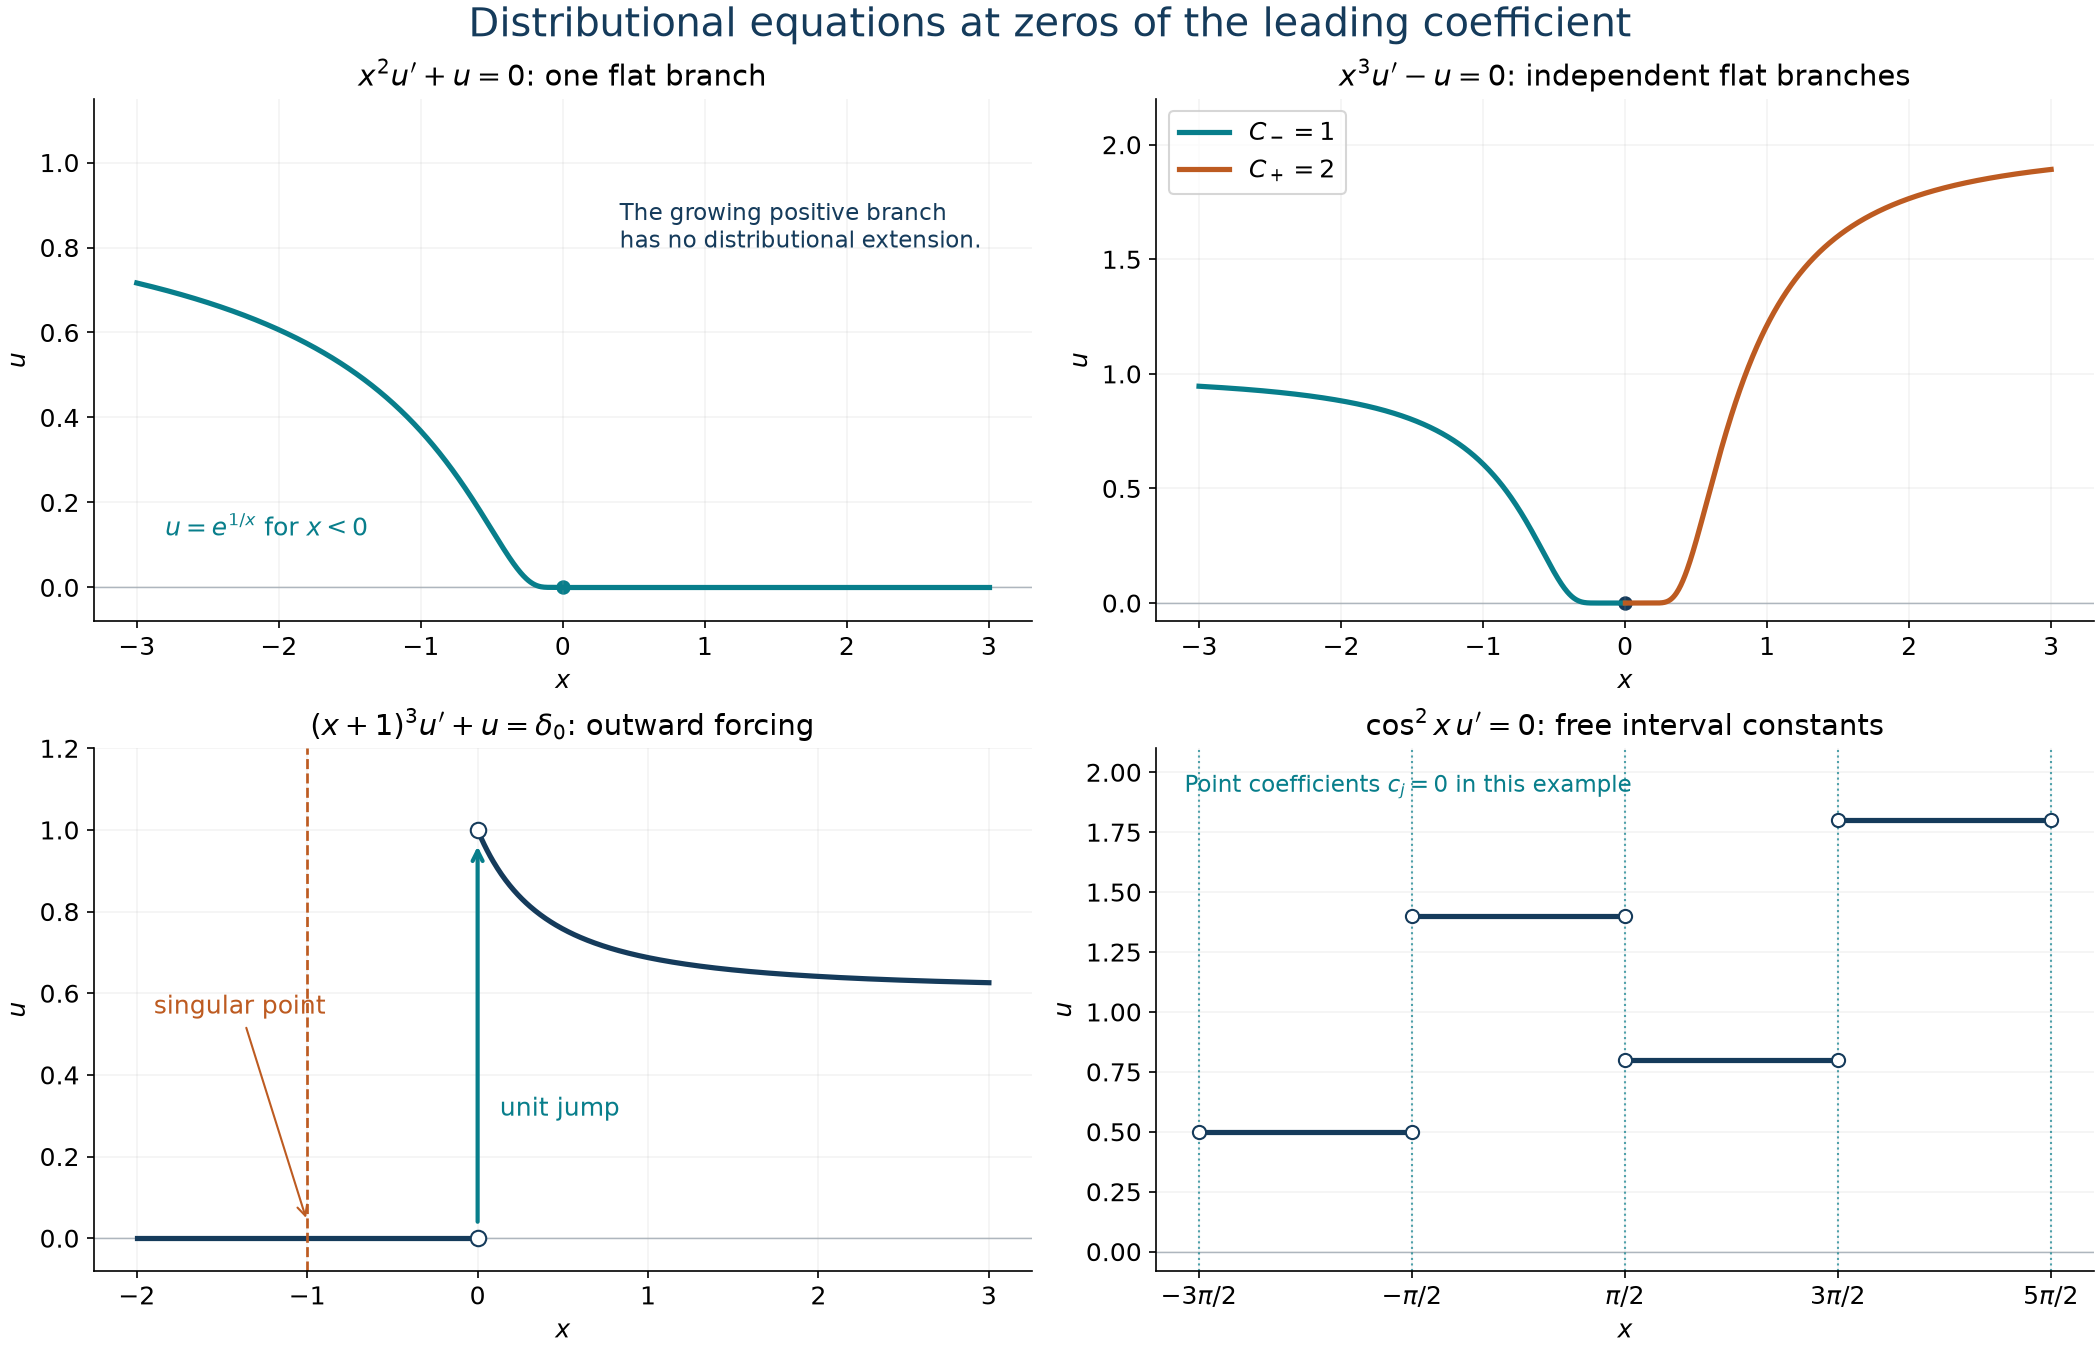

Here is the Python script that generated this plot:
"""Exact examples of the proved distributional solution families.
Original figure by GPT-6 Astra (OpenAI), 2026. CC0.
References: Theorem 4, formula D19, and Theorem 6 in the accompanying lesson.
"""
from pathlib import Path
import numpy as np
import matplotlib
matplotlib.use('Agg')
import matplotlib.pyplot as plt
matplotlib.rcParams.update({'font.size':12,'axes.titlesize':14,'svg.hashsalt':'AN01-U122','font.family':'DejaVu Sans'})
root=Path(__file__).resolve().parent
fig,axs=plt.subplots(2,2,figsize=(14,9),layout='constrained')
navy='#153b5b';orange='#bd5b21';teal='#087e8b'
neg=np.linspace(-3,-.002,600);pos=-neg[::-1]
ax=axs[0,0]
ax.plot(neg,np.exp(1/neg),lw=2.5,color=teal)
ax.plot([0,3],[0,0],lw=2.5,color=teal)
ax.scatter([0],[0],color=teal,s=35)
ax.set(title=r'$x^2u^\prime+u=0$: one flat branch',xlabel=r'$x$',ylabel=r'$u$',ylim=(-.08,1.15))
ax.text(.4,.8,'The growing positive branch\nhas no distributional extension.',fontsize=11,color=navy)
ax.text(-2.8,.12,r'$u=e^{1/x}$ for $x<0$',color=teal)
ax=axs[0,1]
ax.plot(neg,np.exp(-1/(2*neg**2)),lw=2.5,color=teal,label=r'$C_-=1$')
ax.plot(pos,2*np.exp(-1/(2*pos**2)),lw=2.5,color=orange,label=r'$C_+=2$')
ax.scatter([0],[0],color=navy,s=35)
ax.set(title=r'$x^3u^\prime-u=0$: independent flat branches',xlabel=r'$x$',ylabel=r'$u$',ylim=(-.08,2.2))
ax.legend(loc='upper left')
ax=axs[1,0]
x=np.linspace(.002,3,500)
ax.plot([-2,0],[0,0],lw=2.5,color=navy)
ax.plot(x,np.exp(((x+1)**-2-1)/2),lw=2.5,color=navy)
ax.scatter([0,0],[0,1],s=55,facecolors='white',edgecolors=navy,zorder=4)
ax.axvline(-1,color=orange,ls='--',lw=1.3)
ax.annotate('singular point',xy=(-1,.04),xytext=(-1.9,.55),arrowprops={'arrowstyle':'->','color':orange},color=orange)
ax.annotate('',xy=(0,.97),xytext=(0,.03),arrowprops={'arrowstyle':'->','color':teal,'lw':2})
ax.text(.13,.3,'unit jump',color=teal)
ax.set(title=r'$(x+1)^3u^\prime+u=\delta_0$: outward forcing',xlabel=r'$x$',ylabel=r'$u$',ylim=(-.08,1.2))
ax=axs[1,1]
zeros=np.pi/2+np.arange(-2,3)*np.pi
values=[.5,1.4,.8,1.8]
for j,d in enumerate(values):
 ax.plot(zeros[j:j+2],[d,d],lw=2.5,color=navy)
 ax.scatter(zeros[j:j+2],[d,d],facecolors='white',edgecolors=navy,s=40,zorder=3)
for z in zeros:
 ax.axvline(z,color=teal,ls=':',alpha=.7,lw=1)
ax.set(title=r'$\cos^2x\,u^\prime=0$: free interval constants',xlabel=r'$x$',ylabel=r'$u$',ylim=(-.08,2.1),xticks=zeros,xticklabels=[r'$-3\pi/2$',r'$-\pi/2$',r'$\pi/2$',r'$3\pi/2$',r'$5\pi/2$'])
ax.text(.03,.95,r'Point coefficients $c_j=0$ in this example',transform=ax.transAxes,va='top',color=teal,fontsize=11)
for ax in axs.flat:
 ax.spines[['top','right']].set_visible(False)
 ax.axhline(0,color='#aeb8c1',lw=.7,zorder=0)
 ax.grid(alpha=.15)
fig.suptitle('Distributional equations at zeros of the leading coefficient',fontsize=19,color=navy)
fig.savefig(root/'flat-branches-and-degenerate-equations.png',dpi=150,facecolor='white')
svg=root/'flat-branches-and-degenerate-equations.svg'
fig.savefig(svg,metadata={'Date':None,'Creator':'GPT-6 Astra (OpenAI)'},facecolor='white')
svg.write_text('\n'.join(line.rstrip() for line in svg.read_text(encoding='utf-8').splitlines())+'\n',encoding='utf-8')
plt.close(fig)
